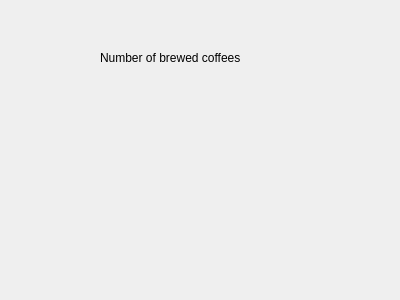
<?xml version="1.0" encoding="UTF-8"?>
<ui version="4.0">
 <class>Statistics</class>
 <widget class="QDialog" name="Statistics">
  <property name="geometry">
   <rect>
    <x>0</x>
    <y>0</y>
    <width>400</width>
    <height>300</height>
   </rect>
  </property>
  <property name="windowTitle">
   <string>Dialog</string>
  </property>
  <widget class="QLabel" name="countLabel">
   <property name="geometry">
    <rect>
     <x>120</x>
     <y>150</y>
     <width>62</width>
     <height>16</height>
    </rect>
   </property>
   <property name="text">
    <string/>
   </property>
  </widget>
  <widget class="QLabel" name="label">
   <property name="geometry">
    <rect>
     <x>100</x>
     <y>50</y>
     <width>181</width>
     <height>16</height>
    </rect>
   </property>
   <property name="text">
    <string>Number of brewed coffees</string>
   </property>
  </widget>
 </widget>
 <resources/>
 <connections/>
</ui>
